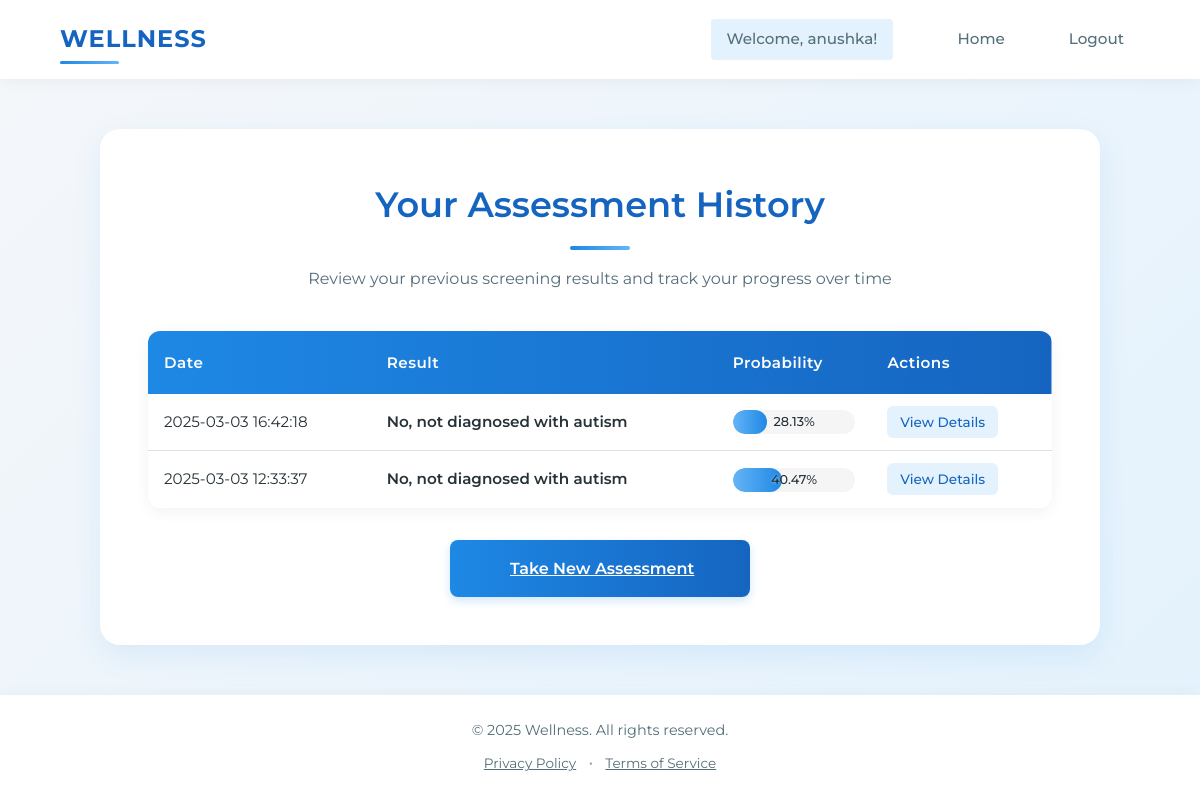
Page /history (signed in) on the earlier database version.
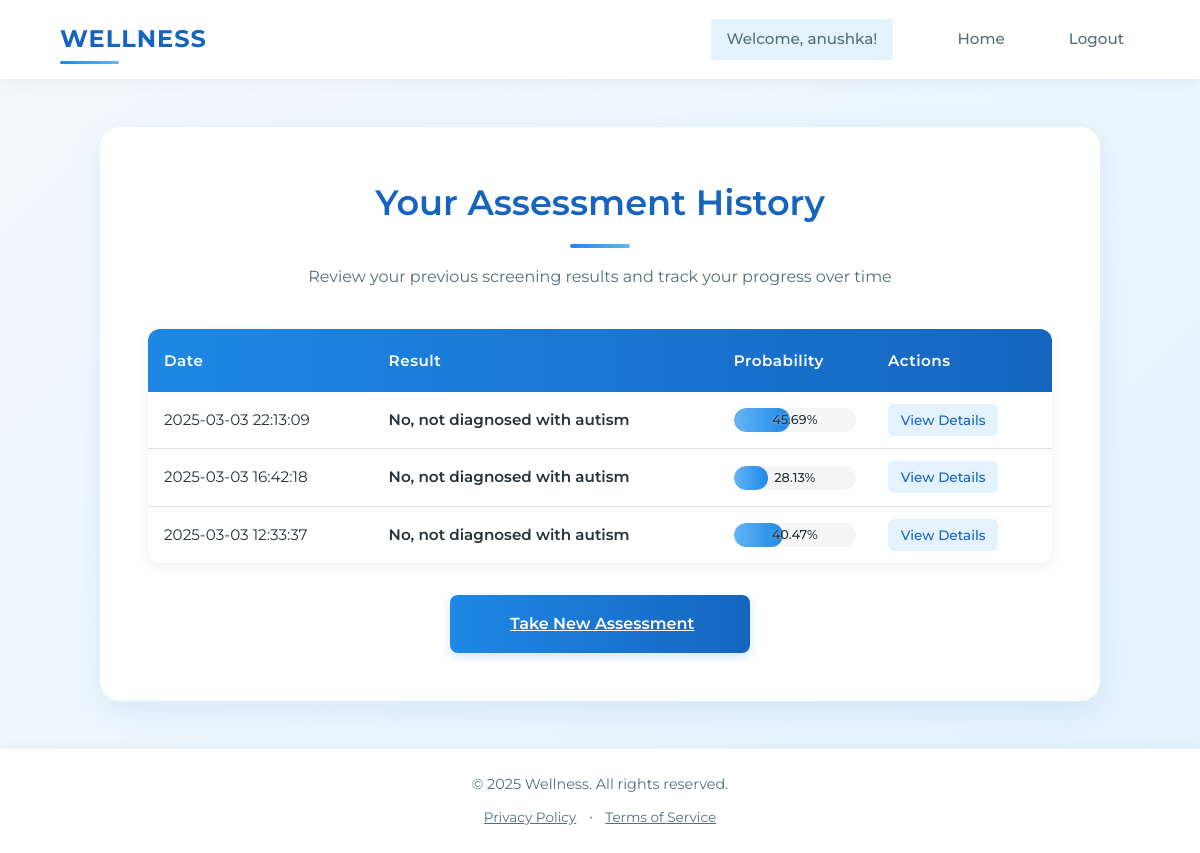
Same page on the later database version.
### tables this page shows
CREATE TABLE assessments (
        id INTEGER PRIMARY KEY AUTOINCREMENT,
        user_id INTEGER,
        assessment_date TIMESTAMP DEFAULT CURRENT_TIMESTAMP,
        result TEXT,
        probability REAL,
        a1 INTEGER, a2 INTEGER, a3 INTEGER, a4 INTEGER, a5 INTEGER,
        a6 INTEGER, a7 INTEGER, a8 INTEGER, a9 INTEGER, a10 INTEGER,
        age INTEGER, gender TEXT, jaundice INTEGER, autism_history INTEGER,
        FOREIGN KEY (user_id) REFERENCES users (id)
    );

### app.py (the view)
@app.route('/history')
def history():
    if 'user_id' not in session:
        return redirect(url_for('login'))
    conn = sqlite3.connect('autism_app.db')
    conn.row_factory = sqlite3.Row
    cursor = conn.cursor()
    cursor.execute('''
        SELECT * FROM assessments WHERE user_id = ? ORDER BY assessment_date DESC
    ''', (session['user_id'],))
    assessments = cursor.fetchall()
    conn.close()
    return render_template('history.html',
                          assessments=assessments,
                          logged_in=True,
                          username=session.get('username'))

### templates/history.html (shortened to what this page needs)
<!DOCTYPE html>
<html lang="en">
<head>
    <link rel="stylesheet" href="{{ url_for('static', filename='auth-styles.css') }}">
    <link rel="stylesheet" href="{{ url_for('static', filename='history-styles.css') }}">
</head>
<body>
    <div class="page-container">
        <div class="navbar">
            <div class="nav-logo">
                <h2>WELLNESS</h2>
            </div>
            <div class="nav-links">
                <span class="user-welcome">Welcome, {{ username }}!</span>
                <a href="{{ url_for('home') }}" class="nav-link">Home</a>
                <a href="{{ url_for('logout') }}" class="nav-link">Logout</a>
            </div>
        </div>
        <div class="history-main">
            <div class="history-card">
                <div class="history-header">
                    <h1>Your Assessment History</h1>
                    <div class="auth-divider"></div>
                    <p>Review your previous screening results and track your progress over time</p>
                </div>
                <div class="history-content">
                    {% if assessments %}
                        <div class="table-container">
                            <table class="history-table">
                                <thead>
                                    <tr>
                                        <th>Date</th>
                                        <th>Result</th>
                                        <th>Probability</th>
                                        <th>Actions</th>
                                    </tr>
                                </thead>
                                <tbody>
                                    {% for assessment in assessments %}
                                    <tr>
                                        <td>{{ assessment.assessment_date }}</td>
                                        <td class="result-cell {% if 'No indication' in assessment.result %}result-negative{% else %}result-positive{% endif %}">
                                            {{ assessment.result }}
                                        </td>
                                        <td>
                                            <div class="probability-bar-container">
                                                <div class="probability-bar" style="width: {{ assessment.probability }}%"></div>
                                                <span class="probability-text">{{ "%.2f"|format(assessment.probability) }}%</span>
                                            </div>
                                        </td>
                                        <td>
                                            <a href="#" class="view-details-btn">View Details</a>
                                        </td>
                                    </tr>
                                    {% endfor %}
                                </tbody>
                            </table>
                        </div>
                    {% endif %}
                    <div class="history-actions">
                        <a href="{{ url_for('home') }}" class="auth-button">Take New Assessment</a>
                    </div>
                </div>
            </div>
        </div>
        <div class="history-footer">
            <p>&copy; 2025 Wellness. All rights reserved.</p>
            <a href="#" class="home-link">Privacy Policy</a>
            <span class="footer-separator">•</span>
            <a href="#" class="home-link">Terms of Service</a>
        </div>
    </div>
</body>
</html>

### static/auth-styles.css (style rules this page uses)
:root { --primary-color: #1e88e5; --primary-dark: #1565c0; --primary-light: #64b5f6; --primary-ultra-light: #e3f2fd; --text-dark: #263238; --text-medium: #546e7a; --text-light: #90a4ae; --error-color: #e53935; --success-color: #43a047; --border-color: #e0e0e0; --card-shadow: 0 10px 30px rgba(30, 136, 229, 0.1); --transition-speed: 0.3s; }
* { margin: 0; padding: 0; box-sizing: border-box; }
body { font-family: 'Montserrat', sans-serif; color: var(--text-dark); background: linear-gradient(135deg, #f5f7fa 0%, #e3f2fd 100%); min-height: 100vh; line-height: 1.6; }
.page-container { width: 100%; min-height: 100vh; display: flex; flex-direction: column; }
.navbar { display: flex; justify-content: space-between; align-items: center; padding: 1.2rem 5%; background-color: white; box-shadow: 0 2px 15px rgba(0, 0, 0, 0.05); position: relative; z-index: 10; }
.nav-logo h2 { color: var(--primary-dark); font-weight: 700; letter-spacing: 1px; position: relative; }
.nav-logo h2::after { content: ''; position: absolute; bottom: -5px; left: 0; width: 40%; height: 3px; background: linear-gradient(90deg, var(--primary-color), var(--primary-light)); border-radius: 2px; }
.nav-links { display: flex; gap: 2rem; }
.nav-link { color: var(--text-medium); text-decoration: none; font-weight: 500; font-size: 0.95rem; padding: 0.5rem 1rem; border-radius: 4px; transition: all var(--transition-speed); }
.auth-divider { width: 60px; height: 4px; background: linear-gradient(90deg, var(--primary-color), var(--primary-light)); margin: 0 auto 1rem; border-radius: 2px; }
.auth-button { width: 100%; padding: 1rem; background: linear-gradient(90deg, var(--primary-color), var(--primary-dark)); color: white; border: none; border-radius: 8px; font-family: 'Montserrat', sans-serif; font-size: 1rem; font-weight: 600; cursor: pointer; transition: all var(--transition-speed); box-shadow: 0 4px 10px rgba(30, 136, 229, 0.2); }
.home-link { color: var(--text-medium) !important; font-size: 0.85rem; }

Differences in the rows shown:
added assessments: assessment_date "2025-03-03 22:13:09", result "No, not diagnosed with autism", probability "45.69"
